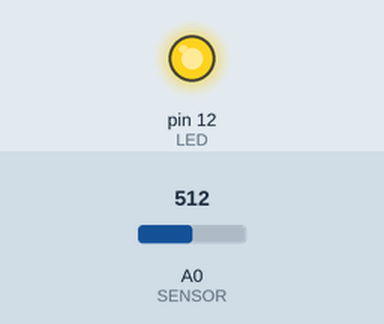
The sketch below on a simulated Arduino Uno, built with avr-gcc and run on an emulated ATmega328P. On the bench: output pins drawn as LEDs (lit = HIGH). The inputs (shaded band) are chosen by the test bench; at power-on: A0 (SENSOR) = 512. What the sketch prints to the serial monitor is not drawn.

Above: at 1.2 s.
1.3 s: A0 (SENSOR) set to 296
2.8 s: A0 (SENSOR) set to 269
At 3.3 s:
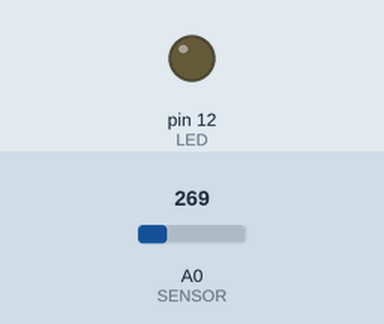
4.3 s: A0 (SENSOR) set to 306
At 5.5 s:
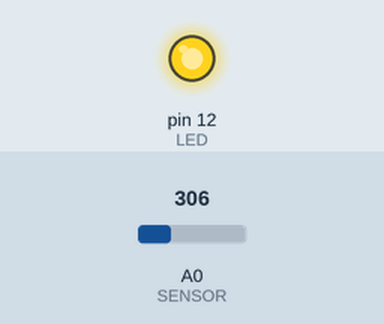
5.8 s: A0 (SENSOR) set to 122
At 6.8 s:
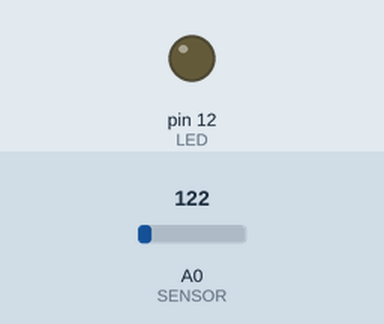
Timing chart, 0 to 8.3 s (numbered marks = the images above; inputs shaded):
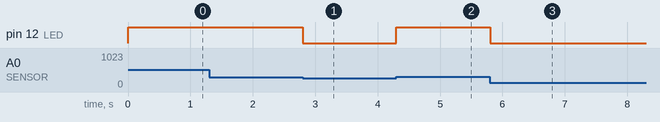

Measured:
- the behaviour switches between 281 and 280 on A0 (SENSOR) (found by bisection; images 0 and 1)
- after the input at 2.8 s, pin 12 (LED): HIGH → LOW at once
- after the input at 4.3 s, pin 12 (LED): LOW → HIGH at once
- after the input at 5.8 s, pin 12 (LED): HIGH → LOW at once

The sketch:

sketch.ino
```cpp
const int LED = 12;
const int SENSOR = A0;

const float GAMMA = 0.7;
const float RL10 = 50;

int sen_val = 0;
float volt = 0.0;
float resist = 0.0;
float lux = 0.0;

void setup() {
  // put your setup code here, to run once:
  pinMode(LED, OUTPUT);
  pinMode(SENSOR, INPUT);
  Serial.begin(115200);
}

void loop() {
  // put your main code here, to run repeatedly:
  sen_val =  analogRead(A0);
  volt = sen_val / 1024.0 * 5.0;
  resist = 2000 * volt / (1 - volt / 5);
  lux = pow(RL10 * 1e3 * pow(10, GAMMA) / resist, (1 / GAMMA));

  Serial.println(lux);

  if (lux < 400)
  {
    digitalWrite(LED, HIGH);
  }
  else
  {
    digitalWrite(LED, LOW);
  }

}
```
